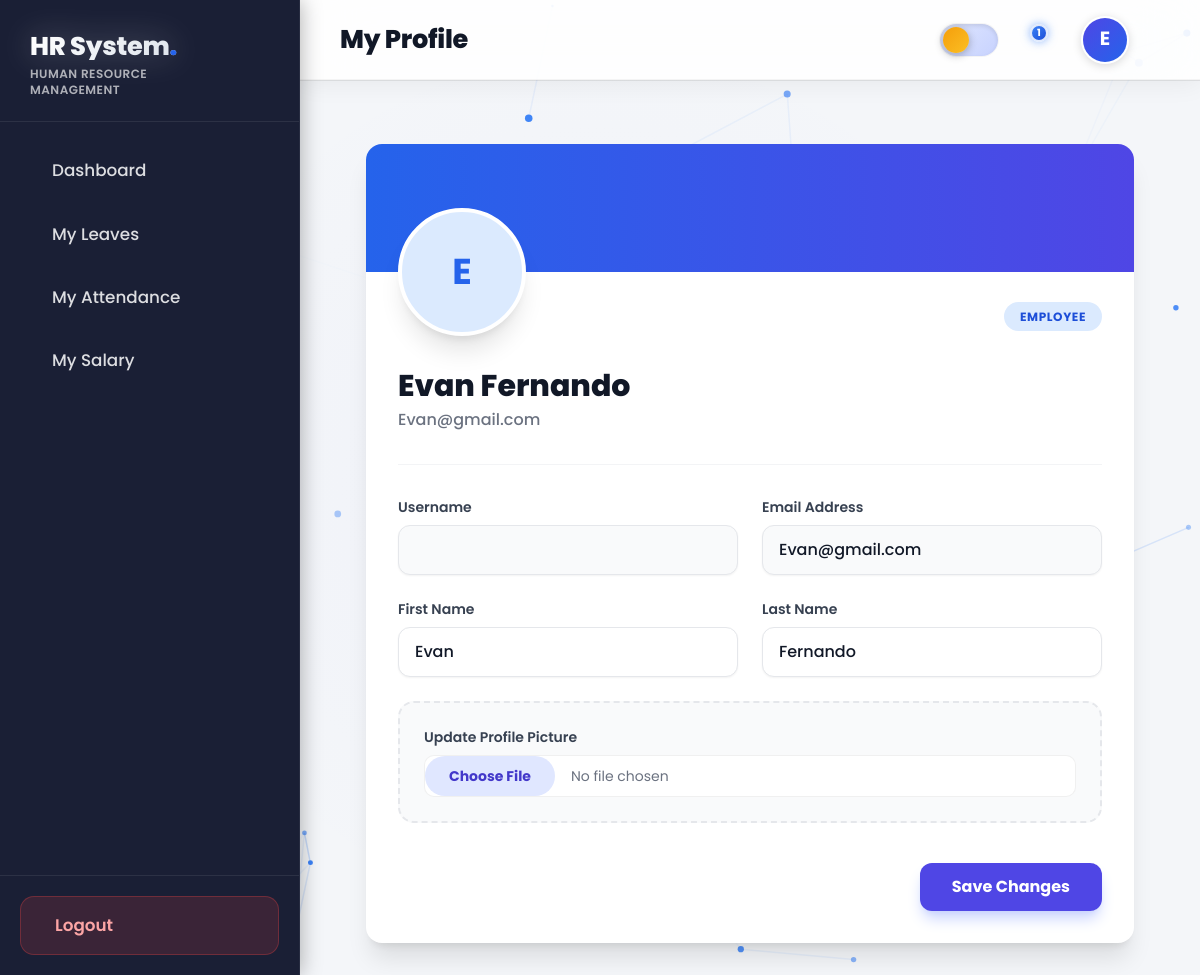
Before: /accounts/profile/ (signed in) with the older database file.
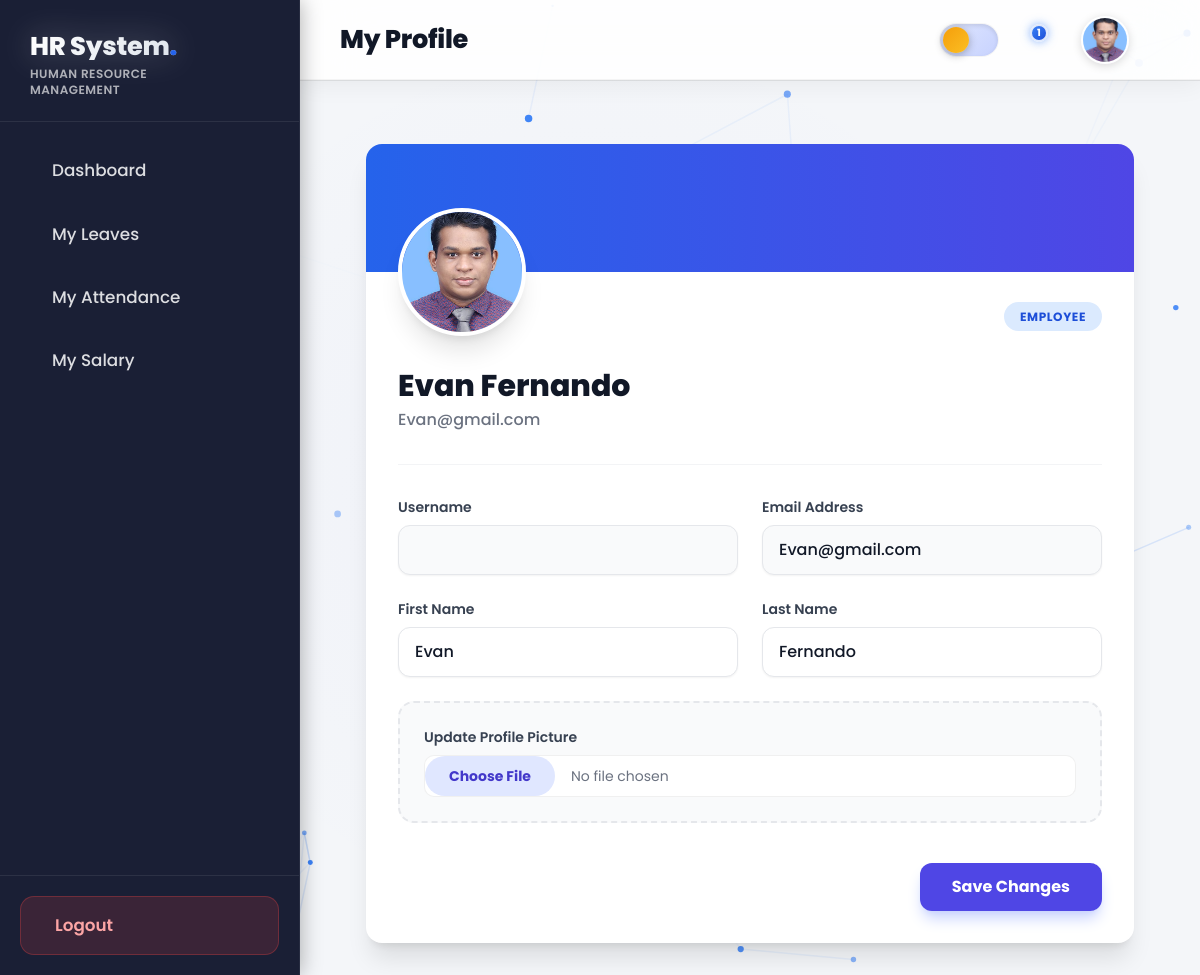
After: the same page with the newer database file.
### accounts/models.py (models this page shows, shortened)
class User(AbstractUser):
    ROLE_CHOICES = (
        ('HR', 'HR Manager'),
        ('EMPLOYEE', 'Employee'),
    )
    role = models.CharField(max_length=20, choices=ROLE_CHOICES, default='EMPLOYEE')
    profile_picture = models.ImageField(upload_to='profile_pics/', blank=True, null=True)

### accounts/views.py (the view)
# urls.py: path('profile/', views.profile_view, name='profile'),
@login_required
def profile_view(request):
    if request.method == 'POST':
        form = UserProfileForm(request.POST, request.FILES, instance=request.user)
        if form.is_valid():
            form.save()
            messages.success(request, 'Profile updated successfully!')
            return redirect('profile')
    else:
        form = UserProfileForm(instance=request.user)
    return render(request, 'accounts/profile.html', {'form': form})

### accounts/forms.py
class UserProfileForm(forms.ModelForm):
    class Meta:
        model = User
        fields = ('first_name', 'last_name', 'email','profile_picture')
        widgets = {
            'first_name': forms.TextInput(attrs={'class': 'form-control'}),
            'last_name': forms.TextInput(attrs={'class': 'form-control'}),
            'email': forms.EmailInput(attrs={'class': 'form-control'}),
            'profile_picture': forms.FileInput(attrs={'class': 'form-control'}),
        }

### templates/accounts/profile.html (shortened to what this page needs)
{% extends 'base.html' %}
{% block header_title %}My Profile{% endblock %}
{% block content %}
<div class="max-w-3xl mx-auto bg-white rounded-2xl shadow-xl overflow-hidden mt-8 transform transition-all duration-300">
    <div class="h-32 bg-gradient-to-r from-blue-600 to-indigo-600 relative"></div>
    <div class="px-8 pb-8">
        <div class="relative flex justify-between items-end -mt-16 mb-8">
            <div class="relative group cursor-pointer inline-block">
                {% if request.user.profile_picture %}
                    <img src="{{ request.user.profile_picture.url }}" alt="Profile" class="h-32 w-32 rounded-full object-cover border-4 border-white shadow-xl bg-white">
                {% else %}
                    <div class="h-32 w-32 rounded-full border-4 border-white shadow-xl bg-blue-100 flex items-center justify-center text-blue-600 font-bold text-4xl">
                        {{ request.user.username|make_list|first|upper }}
                    </div>
                {% endif %}
            </div>
            <div class="pb-2">
                <span class="px-4 py-1.5 rounded-full text-xs font-bold uppercase tracking-wider
                    {% if request.user.role == 'HR' %}bg-purple-100 text-purple-700{% else %}bg-blue-100 text-blue-700{% endif %}">
                    {{ request.user.get_role_display }}
                </span>
            </div>
        </div>
        <div>
            <h2 class="text-3xl font-extrabold text-gray-900">{{ request.user.get_full_name|default:request.user.username }}</h2>
            <p class="text-gray-500 font-medium mt-1">{{ request.user.email }}</p>
        </div>
        <hr class="my-8 border-gray-100">
        <form method="post" enctype="multipart/form-data" class="space-y-6">
            <div class="grid grid-cols-1 md:grid-cols-2 gap-6">
                <div>
                    <label class="block text-sm font-semibold text-gray-700 mb-2">Username</label>
                    <input type="text" name="username" value="{{ form.username.value|default:'' }}" class="w-full px-4 py-3 bg-gray-50 border border-gray-200 rounded-xl focus:ring-2 focus:ring-indigo-500 focus:border-indigo-500 transition shadow-sm font-medium" required>
                </div>
                <div>
                    <label class="block text-sm font-semibold text-gray-700 mb-2">Email Address</label>
                    <input type="email" name="email" value="{{ form.email.value|default:'' }}" class="w-full px-4 py-3 bg-gray-50 border border-gray-200 rounded-xl focus:ring-2 focus:ring-indigo-500 focus:border-indigo-500 transition shadow-sm font-medium" required>
                </div>
                <div>
                    <label class="block text-sm font-semibold text-gray-700 mb-2">First Name</label>
                    <input type="text" name="first_name" value="{{ form.first_name.value|default:'' }}" class="w-full px-4 py-3 bg-white border border-gray-200 rounded-xl focus:ring-2 focus:ring-indigo-500 focus:border-indigo-500 transition shadow-sm font-medium">
                </div>
                <div>
                    <label class="block text-sm font-semibold text-gray-700 mb-2">Last Name</label>
                    <input type="text" name="last_name" value="{{ form.last_name.value|default:'' }}" class="w-full px-4 py-3 bg-white border border-gray-200 rounded-xl focus:ring-2 focus:ring-indigo-500 focus:border-indigo-500 transition shadow-sm font-medium">
                </div>
                <div class="md:col-span-2 border-2 border-dashed border-gray-200 rounded-2xl p-6 bg-gray-50 hover:bg-white transition group relative">
                    <label class="block text-sm font-semibold text-gray-700 mb-2">Update Profile Picture</label>
                    <input type="file" name="profile_picture" class="block w-full text-sm text-gray-500 file:mr-4 file:py-2.5 file:px-6 file:rounded-full file:border-0 file:text-sm file:font-bold file:bg-indigo-100 file:text-indigo-700 hover:file:bg-indigo-200 file:transition cursor-pointer" accept="image/*">
                </div>
            </div>
            <div class="flex justify-end pt-4">
                <button type="submit" class="px-8 py-3 bg-indigo-600 text-white font-bold rounded-xl shadow-lg shadow-indigo-200 hover:bg-indigo-700 hover:shadow-xl hover:-translate-y-1 transform transition-all duration-300">
                    Save Changes
                </button>
            </div>
        </form>
    </div>
</div>
{% endblock %}

### templates/base.html (shortened to what this page needs)
<!DOCTYPE html>
<html lang="en" class="">
<head>
    <script src="https://cdn.tailwindcss.com"></script>
</head>
<body>
    <aside class="sidebar">
        <div class="sidebar-brand">
            <h1 style="font-size: 1.6rem; line-height: 1.1;">HR System<span style="color:var(--accent-2)">.</span></h1>
            <p style="font-size:0.75rem;color:rgba(255,255,255,0.65);margin-top:6px;letter-spacing:0.04em;font-weight:600;line-height:1.3;">HUMAN RESOURCE<br/>MANAGEMENT</p>
        </div>
        <nav class="sidebar-nav" id="sidebar-nav">
            <a href="{% url 'dashboard' %}" data-href="/">
                <span>Dashboard</span>
            </a>
            {% if request.user.role == 'HR' %}
            <a href="{% url 'employee_list' %}" data-href="/employees">
                <i class="ph ph-users nav-icon"></i><span>Employees</span>
            </a>
            <a href="{% url 'leave_list' %}" data-href="/leave">
                <i class="ph ph-calendar-blank nav-icon"></i><span>Leave Management</span>
            </a>
            <a href="{% url 'attendance_list' %}" data-href="/attendance">
                <i class="ph ph-clock nav-icon"></i><span>Attendance</span>
            </a>
            <a href="{% url 'payroll_list' %}" data-href="/payroll">
                <i class="ph ph-money nav-icon"></i><span>Payroll</span>
            </a>
            {% else %}
            <a href="{% url 'leave_list' %}" data-href="/leave">
                <span>My Leaves</span>
            </a>
            <a href="{% url 'attendance_list' %}" data-href="/attendance">
                <span>My Attendance</span>
            </a>
            <a href="{% url 'payroll_list' %}" data-href="/payroll">
                <span>My Salary</span>
            </a>
            {% endif %}
        </nav>
        <div class="sidebar-footer">
            <form action="{% url 'logout' %}" method="post">
                <div class="logout-btn-wrapper">
                    <button type="submit" class="logout-btn">
                        <span>Logout</span>
                    </button>
                </div>
            </form>
        </div>
    </aside>
    <div class="main-area">
        <header class="topbar">
            <div class="topbar-title">{% block header_title %}Overview{% endblock %}</div>
            <div class="topbar-actions">
                <button class="theme-toggle" onclick="toggleTheme()" title="Toggle Dark/Light Mode" aria-label="Toggle theme">
                    <div class="theme-toggle-knob">
                    </div>
                </button>
                <div style="position:relative;">
                    {% if request.user.role == 'HR' %}
                        {% with notif_count=pending_leaves_count|default:0 %}
                        <button class="icon-btn" onclick="toggleNotif(event)" id="notif-btn" aria-label="Notifications">
                            <i class="ph ph-bell"></i>
                            <span data-notif-badge data-count="{{ notif_count }}" style="{% if notif_count <= 0 %}display:none;{% endif %}position:absolute;top:6px;right:6px;height:18px;min-width:18px;border-radius:99px;background:linear-gradient(135deg,#ef4444,#b91c1c);color:#fff;font-size:10px;font-weight:700;display:flex;align-items:center;justify-content:center;padding:0 4px;box-shadow:0 0 10px rgba(239,68,68,0.6);animation:pulse 2s infinite;border:2px solid var(--bg-header);">{{ notif_count }}</span>
                        </button>
                        {% endwith %}
                    {% else %}
                        {% with notif_count=emp_notifications_count|default:0 %}
                        <button class="icon-btn" onclick="toggleNotif(event)" id="notif-btn" aria-label="Notifications">
                            <span data-notif-badge data-count="{{ notif_count }}" style="{% if notif_count <= 0 %}display:none;{% endif %}position:absolute;top:6px;right:6px;height:18px;min-width:18px;border-radius:99px;background:linear-gradient(135deg,#3b82f6,#1d4ed8);color:#fff;font-size:10px;font-weight:700;display:flex;align-items:center;justify-content:center;padding:0 4px;box-shadow:0 0 10px rgba(59,130,246,0.6);animation:pulse 2s infinite;border:2px solid var(--bg-header);">{{ notif_count }}</span>
                        </button>
                        {% endwith %}
                    {% endif %}
                </div>
                <a href="{% url 'profile' %}" class="profile-btn" title="Edit Profile">
                    <div class="profile-img-wrap">
                    {% if request.user.profile_picture %}
                        <img src="{{ request.user.profile_picture.url }}" alt="Profile" style="width:100%;height:100%;object-fit:cover;">
                    {% else %}
                        <div style="width:100%;height:100%;background:linear-gradient(135deg,#4f46e5,#2563eb);display:flex;align-items:center;justify-content:center;color:#fff;font-weight:700;font-size:1.2rem;">
                            {{ request.user.username|make_list|first|upper }}
                        </div>
                    {% endif %}
                    </div>
                </a>
            </div>
        </header>
        <main id="main-content" style="flex:1;overflow-y:auto;padding:32px 40px;position:relative;z-index:20;">
            {% block content %}{% endblock %}
        </main>
    </div>
</body>
</html>

Changed rows visible on the page:
changed User "Evan Fernando": user.profile_picture: picture added; user.username|make_list "E" → (not shown)
